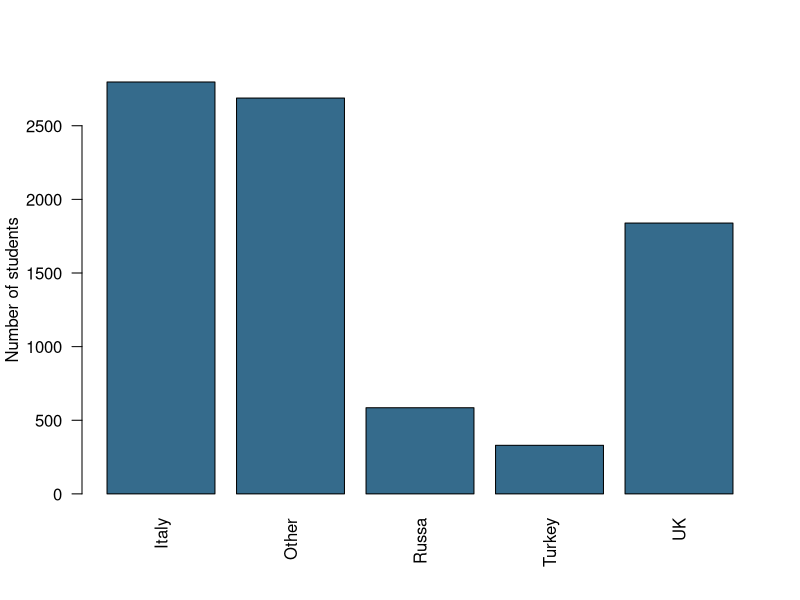
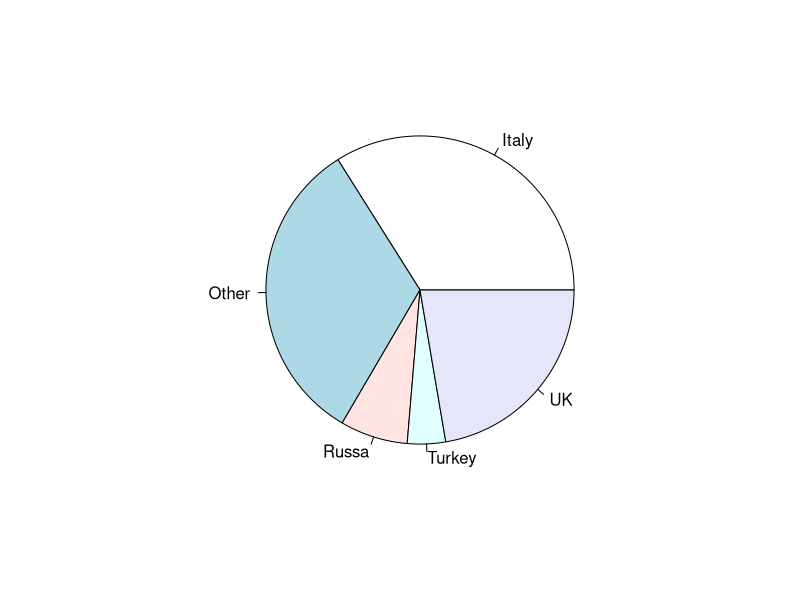
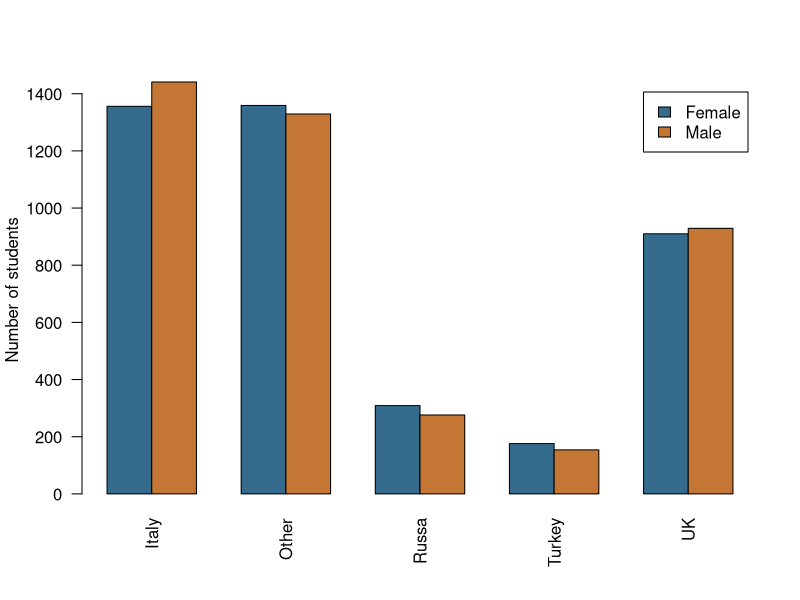
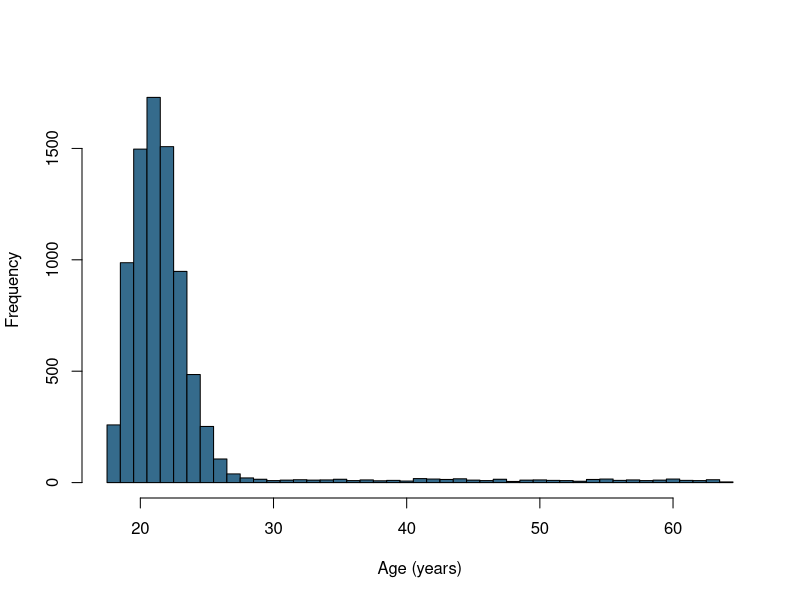
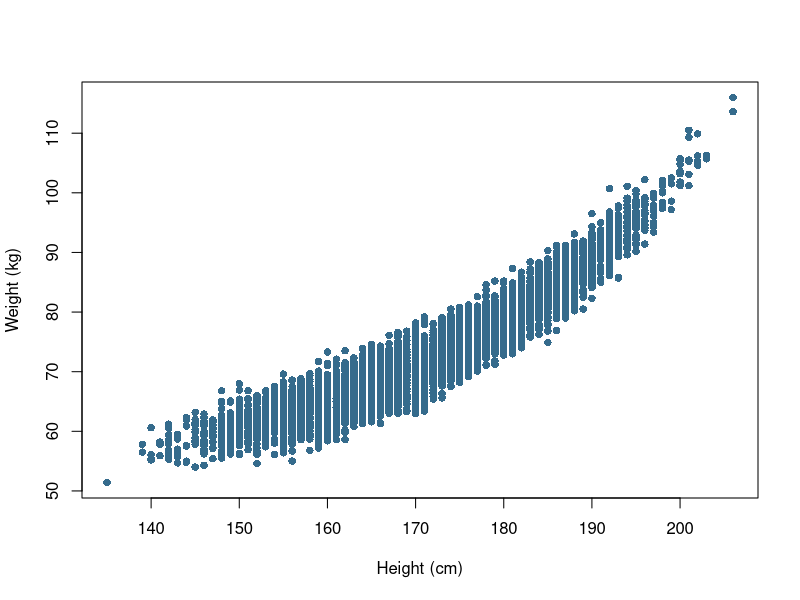
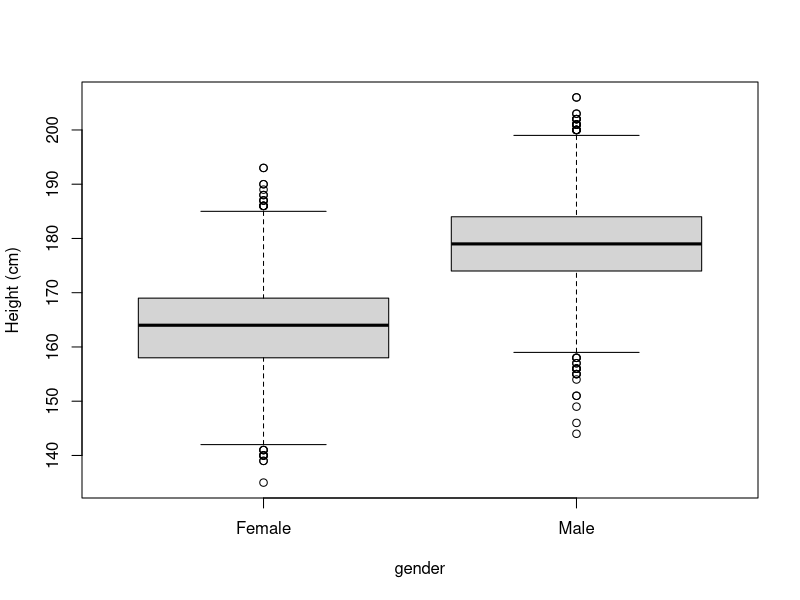
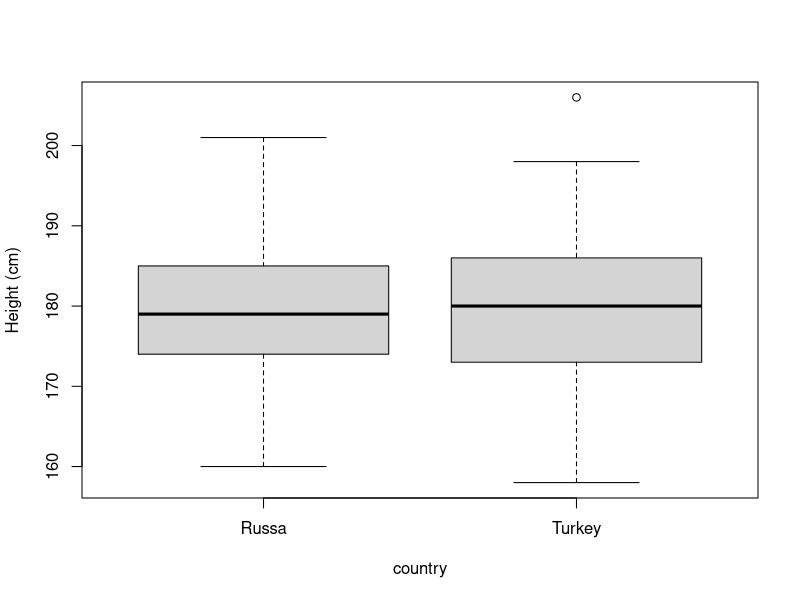

Reproduce these figures in R, in order.
## ---- chunk 1
#| label: render-project-root
#| include: false
knitr::opts_knit$set(root.dir = normalizePath(".."))
## ---- chunk 2
#| label: r-slide-16
# read.csv() imports the supplied CSV; stringsAsFactors=FALSE keeps category labels as text.
# head() previews six rows; height is in cm, weight in kg, and age in years.
# Open Applied-Statistics.Rproj; paths start in the project folder.
students <- read.csv("data/descriptive-statistics/students.csv", stringsAsFactors = FALSE)
head(students)
## ---- chunk 3
#| label: r-slide-17
# table() counts students in each country category; prop.table() divides by all counted students.
# Multiplying by 100 gives percentages; cumsum() is meaningful only when categories have an order.
country_counts <- table(students$country)
country_counts
100 * prop.table(country_counts)
## ---- chunk 4
#| label: r-slide-18
# cut() converts ages in years into intervals; right=FALSE includes the lower boundary, not the upper.
# table() counts each interval; these explicitly chosen bands are an added R illustration.
age_groups <- cut(students$age, breaks = c(0, 20, 25, 30, Inf), right = FALSE)
table(age_groups)
## ---- chunk 5
#| label: r-slide-19
# xtabs() counts combinations: the formula ~ major + gender creates a two-way frequency table.
# addmargins() adds row and column totals without changing the underlying counts.
major_gender <- xtabs(~ major + gender, data = students)
addmargins(major_gender)
## ---- chunk 6
#| label: r-slide-23
# barplot() draws a bar for each category count supplied by table().
# las=2 rotates country labels; ylab states that bar heights are numbers of students.
barplot(table(students$country), las = 2, col = "#356B8C", ylab = "Number of students")
## ---- chunk 7
#| label: r-slide-24
# pie() divides the circle according to the country counts computed by table().
# The denominator is all students with a recorded country category, including Other.
pie(table(students$country))
## ---- chunk 8
#| label: r-slide-26
# table() cross-classifies gender and country; barplot(beside=TRUE) places gender bars side by side.
# legend.text=TRUE labels the groups; counts, rather than percentages, determine bar heights.
barplot(table(students$gender, students$country), beside = TRUE, legend.text = TRUE,
        col = c("#356B8C", "#C47735"), ylab = "Number of students", las = 2)
## ---- chunk 9
#| label: r-slide-28
# hist() groups ages into bins; breaks specifies yearly boundaries at half-year positions.
# freq=TRUE displays counts rather than probability density; recorded ages are measured in years.
hist(students$age, breaks = seq(min(students$age) - 0.5, max(students$age) + 0.5, by = 1),
     freq = TRUE, col = "#356B8C", main = "", xlab = "Age (years)")
## ---- chunk 10
#| label: r-slide-33
# plot(x,y) makes a scatterplot, with height on the horizontal axis and weight on the vertical.
# pch=16 uses filled points; no fitted line or causal relationship is assumed.
plot(students$height, students$weight, pch = 16, col = "#356B8C",
     xlab = "Height (cm)", ylab = "Weight (kg)")
## ---- chunk 11
#| label: r-slide-42
# mean() and median() summarize ages; table() counts each recorded age to identify every tied mode.
# names() returns the ages whose counts equal max(), the greatest frequency.
mean(students$age)
median(students$age)
age_counts <- table(students$age)
names(age_counts)[age_counts == max(age_counts)]
## ---- chunk 12
#| label: r-slide-50
# diff(range()) gives maximum minus minimum; mean(abs()) calculates mean absolute deviation.
# var() and sd() use the sample denominator n-1; R's mad() instead computes median absolute deviation.
age <- students$age
c(range = diff(range(age)), mean_absolute_deviation = mean(abs(age - mean(age))),
  sample_variance = var(age), sample_standard_deviation = sd(age))
## ---- chunk 13
#| label: r-slide-55
# c() creates the exact two datasets shown in the original table; sd() uses the sample denominator n-1.
# sd()/mean() expresses CV as a ratio, without multiplying by 100; these means are positive.
DS1 <- c(10, 20, 30, 40, 50)
DS2 <- c(1010, 1020, 1030, 1040, 1050)
c(DS1 = sd(DS1) / mean(DS1), DS2 = sd(DS2) / mean(DS2))
## ---- chunk 14
#| label: r-slide-63
# cov() calculates sample covariance and cor() calculates Pearson's linear correlation by default.
# use="complete.obs" omits pairs with missing values; units remain cm, kg, and years.
cov(students$height, students$weight, use = "complete.obs")
cor(students$height, students$weight, use = "complete.obs")
cov(students$height, students$age, use = "complete.obs")
cor(students$height, students$age, use = "complete.obs")
## ---- chunk 15
#| label: r-slide-68
# length() supplies n; sum() adds cubed standardized deviations, using sample sd() with n-1.
# n/((n-1)*(n-2)) gives adjusted sample skewness, corresponding to Excel SKEW for n>2.
age <- students$age
n <- length(age)
n / ((n - 1) * (n - 2)) * sum(((age - mean(age)) / sd(age))^3)
## ---- chunk 16
#| label: r-slide-72
# quantile() finds the requested percentile; probs=0.90 means the 90th percentile of height in cm.
# type=7 matches Excel PERCENTILE.INC; type=6 matches PERCENTILE.EXC for this sample and probability.
quantile(students$height, probs = 0.90, type = 7)
quantile(students$height, probs = 0.90, type = 6)
## ---- chunk 17
#| label: r-slide-74
# quantile(probs=c(0.25,0.50)) returns the first and second quartiles of height in cm.
# type=7 uses Excel's inclusive convention; type=6 uses its exclusive convention for these probabilities.
quantile(students$height, probs = c(0.25, 0.50), type = 7)
quantile(students$height, probs = c(0.25, 0.50), type = 6)
## ---- chunk 18
#| label: r-slide-76
# boxplot(height~gender) compares groups; whiskers extend to the last data within 1.5 IQR of the hinges.
# subset() selects Turkish/Russian males; R's default boxplot hinges can differ from type-7 quartiles.
boxplot(height ~ gender, data = students, ylab = "Height (cm)", col = "#D4D4D4")
# The source spells Russia as "Russa"; match that original label without changing the data.
males <- subset(students, gender == "Male" & country %in% c("Turkey", "Russa"))
boxplot(height ~ country, data = males, ylab = "Height (cm)", col = "#D4D4D4")
## ---- chunk 19
#| label: r-slide-79
# quantile(type=7) supplies inclusive quartiles; the 1.5-IQR fences flag values for investigation.
# sum() counts TRUE flags and does not remove observations; these age fences are measured in years.
q <- quantile(students$age, probs = c(0.25, 0.75), type = 7)
iqr <- q[2] - q[1]
lower <- q[1] - 1.5 * iqr
upper <- q[2] + 1.5 * iqr
c(lower_fence = unname(lower), upper_fence = unname(upper))
sum(students$age < lower | students$age > upper)
